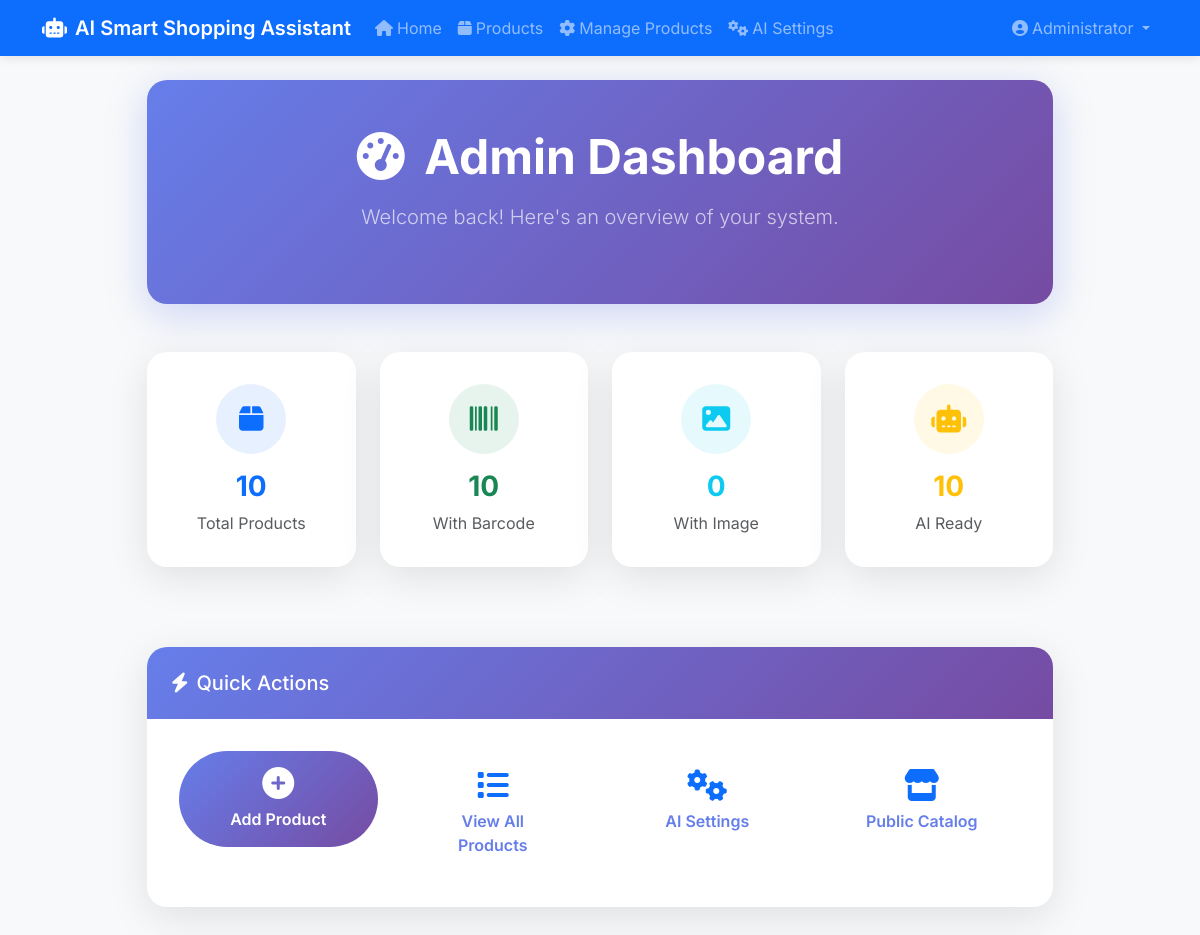
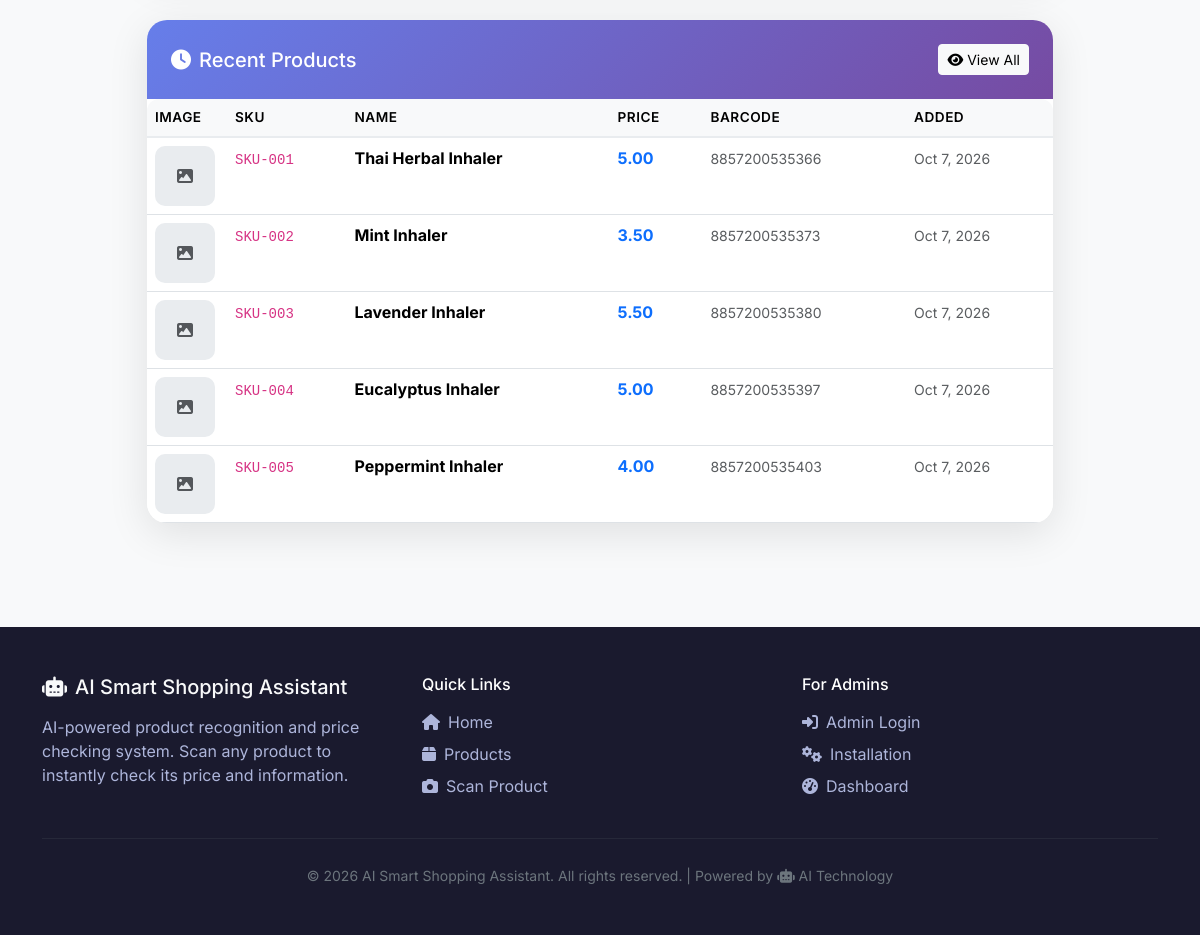
The page /admin/index.php (signed in) on the database its author committed (2 pictures, top to bottom).
### tables this page shows
CREATE TABLE IF NOT EXISTS products (
    id INT UNSIGNED AUTO_INCREMENT PRIMARY KEY,
    sku VARCHAR(40) NOT NULL UNIQUE,
    barcode VARCHAR(64) NULL,
    name VARCHAR(120) NOT NULL,
    detect_keywords VARCHAR(255) DEFAULT NULL,
    price DECIMAL(10,2) NOT NULL DEFAULT 0.00,
    description TEXT NULL,
    image_path VARCHAR(255) NULL,
    created_at DATETIME NOT NULL DEFAULT CURRENT_TIMESTAMP,
    updated_at DATETIME NOT NULL DEFAULT CURRENT_TIMESTAMP ON UPDATE CURRENT_TIMESTAMP,
    FULLTEXT INDEX ft_name_keywords (name, detect_keywords)
);

### includes/catalog.php (called while the page is built, shortened)
<?php
function get_products(array $options = []): array {
    $pdo = getDBConnection();
    try {
        $sql = "SELECT * FROM products";
        $params = [];
        $sql .= " ORDER BY created_at DESC";
        $stmt = $pdo->prepare($sql);
        $stmt->execute($params);
        return $stmt->fetchAll();
    } catch (Exception $e) {
        error_log('Get products error: ' . $e->getMessage());
        return [];
    }
}

### admin/index.php (the view, shortened to what this page needs)
<?php
$products = get_products();
$totalProducts = count($products);
$withBarcode = count(array_filter($products, fn($p) => !empty($p['barcode'])));
$withImage = count(array_filter($products, fn($p) => !empty($p['image_path'])));
$recentProducts = array_slice($products, 0, 5);
include __DIR__ . '/includes/header.php';
?>
<div class="container">
    <div class="row justify-content-center">
        <div class="col-lg-10">
            <div class="hero-section text-center mb-5">
                <h1 class="display-5 fw-bold mb-3">
                    <i class="fas fa-tachometer-alt me-2"></i>
                    Admin Dashboard
                </h1>
                <p class="lead mb-4 opacity-75">
                    Welcome back! Here's an overview of your system.
                </p>
            </div>
            <div class="row g-4 mb-5">
                <div class="col-md-6 col-lg-3">
                    <div class="card feature-card text-center">
                        <div class="card-body">
                            <div class="feature-icon bg-primary bg-opacity-10 text-primary mx-auto">
                                <i class="fas fa-box"></i>
                            </div>
                            <h3 class="fw-bold text-primary mt-3"><?php echo $totalProducts; ?></h3>
                            <p class="text-muted mb-0">Total Products</p>
                        </div>
                    </div>
                </div>
                <div class="col-md-6 col-lg-3">
                    <div class="card feature-card text-center">
                        <div class="card-body">
                            <div class="feature-icon bg-success bg-opacity-10 text-success mx-auto">
                                <i class="fas fa-barcode"></i>
                            </div>
                            <h3 class="fw-bold text-success mt-3"><?php echo $withBarcode; ?></h3>
                            <p class="text-muted mb-0">With Barcode</p>
                        </div>
                    </div>
                </div>
                <div class="col-md-6 col-lg-3">
                    <div class="card feature-card text-center">
                        <div class="card-body">
                            <div class="feature-icon bg-info bg-opacity-10 text-info mx-auto">
                                <i class="fas fa-image"></i>
                            </div>
                            <h3 class="fw-bold text-info mt-3"><?php echo $withImage; ?></h3>
                            <p class="text-muted mb-0">With Image</p>
                        </div>
                    </div>
                </div>
                <div class="col-md-6 col-lg-3">
                    <div class="card feature-card text-center">
                        <div class="card-body">
                            <div class="feature-icon bg-warning bg-opacity-10 text-warning mx-auto">
                                <i class="fas fa-robot"></i>
                            </div>
                            <h3 class="fw-bold text-warning mt-3"><?php echo $totalProducts; ?></h3>
                            <p class="text-muted mb-0">AI Ready</p>
                        </div>
                    </div>
                </div>
            </div>
            <div class="card feature-card mb-5">
                <div class="card-header">
                    <h5 class="mb-0"><i class="fas fa-bolt me-2"></i>Quick Actions</h5>
                </div>
                <div class="card-body">
                    <div class="row g-3">
                        <div class="col-md-6 col-lg-3">
                            <a href="<?php echo APP_URL; ?>/admin/products.php?action=add" class="btn btn-scan w-100 py-3">
                                <i class="fas fa-plus-circle fa-2x mb-2 d-block"></i>
                                Add Product
                            </a>
                        </div>
                        <div class="col-md-6 col-lg-3">
                            <a href="<?php echo APP_URL; ?>/admin/products.php" class="btn btn-browse w-100 py-3">
                                <i class="fas fa-list fa-2x mb-2 d-block text-primary"></i>
                                View All Products
                            </a>
                        </div>
                        <div class="col-md-6 col-lg-3">
                            <a href="<?php echo APP_URL; ?>/admin/settings.php" class="btn btn-browse w-100 py-3">
                                <i class="fas fa-cogs fa-2x mb-2 d-block text-primary"></i>
                                AI Settings
                            </a>
                        </div>
                        <div class="col-md-6 col-lg-3">
                            <a href="<?php echo APP_URL; ?>/products.php" class="btn btn-browse w-100 py-3">
                                <i class="fas fa-store fa-2x mb-2 d-block text-primary"></i>
                                Public Catalog
                            </a>
                        </div>
                    </div>
                </div>
            </div>
            <div class="card feature-card">
                <div class="card-header d-flex justify-content-between align-items-center">
                    <h5 class="mb-0"><i class="fas fa-clock me-2"></i>Recent Products</h5>
                    <a href="<?php echo APP_URL; ?>/admin/products.php" class="btn btn-light btn-sm">
                        <i class="fas fa-eye me-1"></i>View All
                    </a>
                </div>
                <div class="card-body p-0">
                    <?php if (empty($recentProducts)): ?>
                    <div class="empty-state p-5">
                        <i class="fas fa-box-open fa-3x text-muted"></i>
                        <h4 class="text-muted mt-3">No Products Yet</h4>
                        <p class="text-muted mb-4">Start by adding your first product.</p>
                        <a href="<?php echo APP_URL; ?>/admin/products.php?action=add" class="btn btn-scan">
                            <i class="fas fa-plus me-2"></i>Add First Product
                        </a>
                    </div>
                    <?php else: ?>
                    <div class="table-responsive">
                        <table class="table table-hover mb-0">
                            <thead>
                                <tr>
                                    <th style="width: 80px;">Image</th>
                                    <th>SKU</th>
                                    <th>Name</th>
                                    <th>Price</th>
                                    <th>Barcode</th>
                                    <th>Added</th>
                                </tr>
                            </thead>
                            <tbody>
                                <?php foreach ($recentProducts as $prod): ?>
                                <tr>
                                    <td>
                                        <?php if ($prod['image_path']): ?>
                                        <img src="<?php echo APP_URL; ?>/<?php echo htmlspecialchars($prod['image_path']); ?>"
                                             alt="" class="table-image">
                                        <?php else: ?>
                                        <div class="table-image" style="background: #e9ecef; display: flex; align-items: center; justify-content: center;">
                                            <i class="fas fa-image text-muted"></i>
                                        </div>
                                        <?php endif; ?>
                                    </td>
                                    <td><code><?php echo htmlspecialchars($prod['sku']); ?></code></td>
                                    <td class="fw-bold"><?php echo htmlspecialchars($prod['name']); ?></td>
                                    <td><span class="text-primary fw-bold"><?php echo number_format($prod['price'], 2); ?></span></td>
                                    <td><small class="text-muted"><?php echo htmlspecialchars($prod['barcode'] ?? '-'); ?></small></td>
                                    <td><small class="text-muted"><?php echo date('M j, Y', strtotime($prod['created_at'])); ?></small></td>
                                </tr>
                                <?php endforeach; ?>
                            </tbody>
                        </table>
                    </div>
                    <?php endif; ?>
                </div>
            </div>
        </div>
    </div>
</div>
<?php include __DIR__ . '/includes/footer.php'; ?>

### rows shown on the page
products: sku "SKU-001", name "Thai Herbal Inhaler", price "5.00", barcode "8857200535366", created_at "Oct 7, 2026"
products: sku "SKU-002", name "Mint Inhaler", price "3.50", barcode "8857200535373", created_at "Oct 7, 2026"
products: sku "SKU-003", name "Lavender Inhaler", price "5.50", barcode "8857200535380", created_at "Oct 7, 2026"
products: sku "SKU-004", name "Eucalyptus Inhaler", price "5.00", barcode "8857200535397", created_at "Oct 7, 2026"
products: sku "SKU-005", name "Peppermint Inhaler", price "4.00", barcode "8857200535403", created_at "Oct 7, 2026"

### other values the page prints
APP_NAME "AI Smart Shopping Assistant"
current_user()['name'] "Administrator"
$totalProducts "10"
$withBarcode "10"
$withImage "0"
